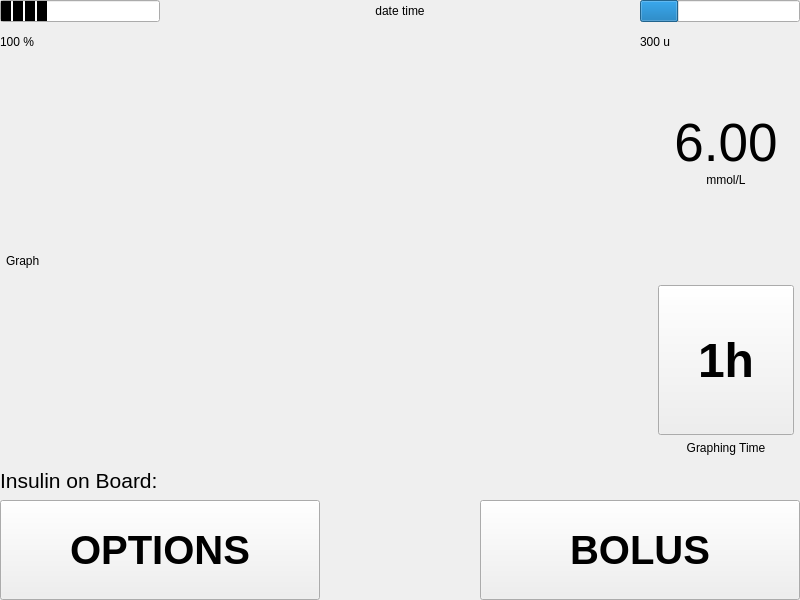
<?xml version="1.0" encoding="UTF-8"?>
<ui version="4.0">
 <class>HomeScreen</class>
 <widget class="QWidget" name="HomeScreen">
  <property name="geometry">
   <rect>
    <x>0</x>
    <y>0</y>
    <width>800</width>
    <height>600</height>
   </rect>
  </property>
  <property name="sizePolicy">
   <sizepolicy hsizetype="Fixed" vsizetype="Fixed">
    <horstretch>0</horstretch>
    <verstretch>0</verstretch>
   </sizepolicy>
  </property>
  <property name="minimumSize">
   <size>
    <width>800</width>
    <height>600</height>
   </size>
  </property>
  <property name="maximumSize">
   <size>
    <width>800</width>
    <height>600</height>
   </size>
  </property>
  <property name="windowTitle">
   <string>Form</string>
  </property>
  <layout class="QGridLayout" name="gridLayout">
   <property name="leftMargin">
    <number>0</number>
   </property>
   <property name="topMargin">
    <number>0</number>
   </property>
   <property name="rightMargin">
    <number>0</number>
   </property>
   <property name="bottomMargin">
    <number>0</number>
   </property>
   <property name="spacing">
    <number>0</number>
   </property>
   <item row="4" column="1" colspan="5">
    <widget class="QLabel" name="insulinOnBoardLabel">
     <property name="font">
      <font>
       <pointsize>16</pointsize>
      </font>
     </property>
     <property name="text">
      <string>Insulin on Board:</string>
     </property>
    </widget>
   </item>
   <item row="2" column="1">
    <widget class="QLabel" name="batteryText">
     <property name="text">
      <string>100 %</string>
     </property>
    </widget>
   </item>
   <item row="2" column="5">
    <widget class="QLabel" name="insulinText">
     <property name="text">
      <string>300 u</string>
     </property>
    </widget>
   </item>
   <item row="0" column="5">
    <widget class="QProgressBar" name="insulinBar">
     <property name="value">
      <number>24</number>
     </property>
     <property name="textVisible">
      <bool>false</bool>
     </property>
    </widget>
   </item>
   <item row="0" column="1">
    <widget class="QProgressBar" name="batteryBar">
     <property name="styleSheet">
      <string notr="true">QProgressBar::chunk {
	background-color: black;
    width: 10px;
    margin: 0.5px;
}</string>
     </property>
     <property name="value">
      <number>24</number>
     </property>
     <property name="textVisible">
      <bool>false</bool>
     </property>
    </widget>
   </item>
   <item row="3" column="0" colspan="6">
    <layout class="QHBoxLayout" name="middleLayout">
     <property name="spacing">
      <number>6</number>
     </property>
     <property name="leftMargin">
      <number>6</number>
     </property>
     <property name="rightMargin">
      <number>6</number>
     </property>
     <item>
      <widget class="GraphWidget" name="graph">
       <property name="sizePolicy">
        <sizepolicy hsizetype="Expanding" vsizetype="Maximum">
         <horstretch>0</horstretch>
         <verstretch>0</verstretch>
        </sizepolicy>
       </property>
       <property name="minimumSize">
        <size>
         <width>600</width>
         <height>400</height>
        </size>
       </property>
       <property name="text">
        <string>Graph</string>
       </property>
      </widget>
     </item>
     <item>
      <layout class="QVBoxLayout" name="middleRightLayout">
       <property name="spacing">
        <number>0</number>
       </property>
       <property name="sizeConstraint">
        <enum>QLayout::SetDefaultConstraint</enum>
       </property>
       <item>
        <widget class="QLabel" name="CGMValueLabel">
         <property name="sizePolicy">
          <sizepolicy hsizetype="Fixed" vsizetype="Preferred">
           <horstretch>0</horstretch>
           <verstretch>0</verstretch>
          </sizepolicy>
         </property>
         <property name="minimumSize">
          <size>
           <width>136</width>
           <height>0</height>
          </size>
         </property>
         <property name="maximumSize">
          <size>
           <width>1677215</width>
           <height>16777215</height>
          </size>
         </property>
         <property name="font">
          <font>
           <pointsize>40</pointsize>
          </font>
         </property>
         <property name="text">
          <string>6.00</string>
         </property>
         <property name="alignment">
          <set>Qt::AlignBottom|Qt::AlignHCenter</set>
         </property>
        </widget>
       </item>
       <item>
        <widget class="QLabel" name="CGMUnitLabel">
         <property name="text">
          <string>mmol/L</string>
         </property>
         <property name="alignment">
          <set>Qt::AlignHCenter|Qt::AlignTop</set>
         </property>
        </widget>
       </item>
       <item>
        <widget class="QPushButton" name="hourButton">
         <property name="sizePolicy">
          <sizepolicy hsizetype="Minimum" vsizetype="Maximum">
           <horstretch>0</horstretch>
           <verstretch>0</verstretch>
          </sizepolicy>
         </property>
         <property name="minimumSize">
          <size>
           <width>100</width>
           <height>150</height>
          </size>
         </property>
         <property name="font">
          <font>
           <pointsize>36</pointsize>
           <weight>75</weight>
           <bold>true</bold>
          </font>
         </property>
         <property name="text">
          <string>1h</string>
         </property>
        </widget>
       </item>
       <item>
        <widget class="QLabel" name="label">
         <property name="maximumSize">
          <size>
           <width>16777215</width>
           <height>26</height>
          </size>
         </property>
         <property name="text">
          <string>Graphing Time</string>
         </property>
         <property name="alignment">
          <set>Qt::AlignCenter</set>
         </property>
        </widget>
       </item>
      </layout>
     </item>
    </layout>
   </item>
   <item row="5" column="1" colspan="2">
    <widget class="QPushButton" name="optionsButton">
     <property name="minimumSize">
      <size>
       <width>200</width>
       <height>100</height>
      </size>
     </property>
     <property name="font">
      <font>
       <pointsize>30</pointsize>
       <weight>75</weight>
       <bold>true</bold>
      </font>
     </property>
     <property name="text">
      <string>OPTIONS</string>
     </property>
    </widget>
   </item>
   <item row="5" column="4" colspan="2">
    <widget class="QPushButton" name="bolusButton">
     <property name="minimumSize">
      <size>
       <width>200</width>
       <height>100</height>
      </size>
     </property>
     <property name="font">
      <font>
       <pointsize>30</pointsize>
       <weight>75</weight>
       <bold>true</bold>
      </font>
     </property>
     <property name="text">
      <string>BOLUS</string>
     </property>
    </widget>
   </item>
   <item row="0" column="2" colspan="3">
    <widget class="QLabel" name="dateTimeLabel">
     <property name="sizePolicy">
      <sizepolicy hsizetype="Fixed" vsizetype="Fixed">
       <horstretch>0</horstretch>
       <verstretch>0</verstretch>
      </sizepolicy>
     </property>
     <property name="minimumSize">
      <size>
       <width>480</width>
       <height>0</height>
      </size>
     </property>
     <property name="text">
      <string>date time</string>
     </property>
     <property name="alignment">
      <set>Qt::AlignCenter</set>
     </property>
    </widget>
   </item>
  </layout>
 </widget>
 <customwidgets>
  <customwidget>
   <class>GraphWidget</class>
   <extends>QLabel</extends>
   <header location="global">graphwidget.h</header>
  </customwidget>
 </customwidgets>
 <resources/>
 <connections/>
</ui>
